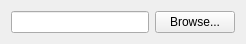
<?xml version="1.0" encoding="UTF-8"?>
<ui version="4.0">
 <class>FileSelector</class>
 <widget class="QWidget" name="FileSelector">
  <property name="geometry">
   <rect>
    <x>0</x>
    <y>0</y>
    <width>246</width>
    <height>43</height>
   </rect>
  </property>
  <property name="sizePolicy">
   <sizepolicy hsizetype="Expanding" vsizetype="Fixed">
    <horstretch>0</horstretch>
    <verstretch>0</verstretch>
   </sizepolicy>
  </property>
  <property name="focusPolicy">
   <enum>Qt::StrongFocus</enum>
  </property>
  <property name="windowTitle">
   <string>Form</string>
  </property>
  <layout class="QHBoxLayout" name="horizontalLayout">
   <item>
    <widget class="QLineEdit" name="file_edit"/>
   </item>
   <item>
    <widget class="QPushButton" name="browse_button">
     <property name="text">
      <string>Browse...</string>
     </property>
    </widget>
   </item>
  </layout>
 </widget>
 <resources/>
 <connections/>
</ui>
